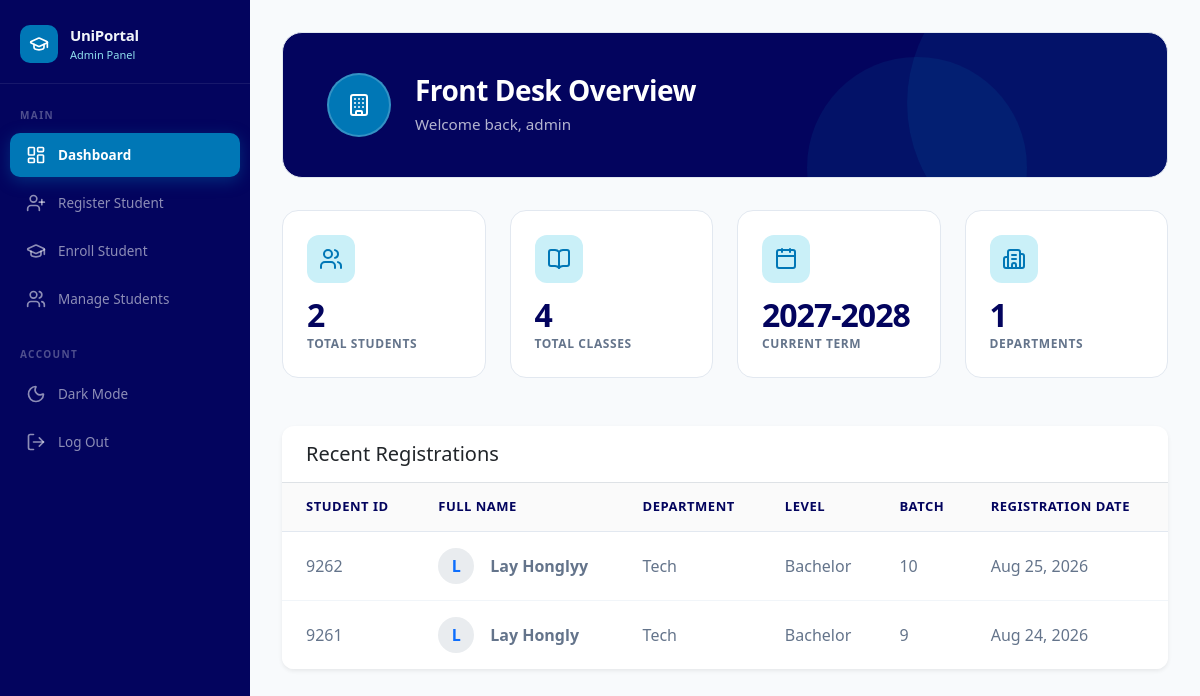
The page /frontdesk/dashboard/ (signed in) on the database as committed earlier.
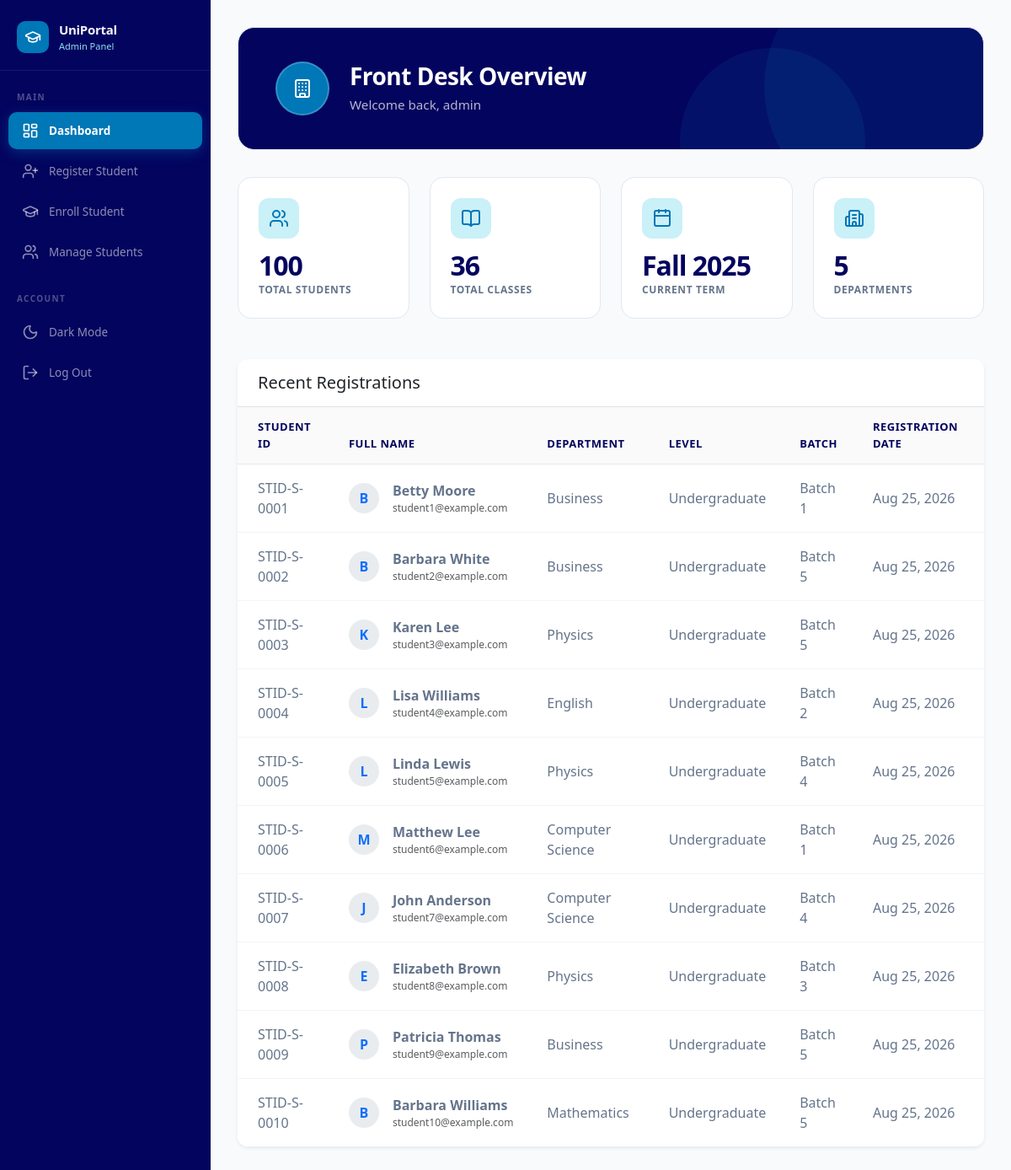
The same page on the database as committed later.
### myapp/models.py (models this page shows, shortened)
class Term(models.Model):
    name = models.CharField(max_length=255)
    start_date = models.DateField(null=True, blank=True)
    end_date = models.DateField(null=True, blank=True)

class Student(models.Model):
    student_id = models.TextField()
    user = models.OneToOneField(settings.AUTH_USER_MODEL, on_delete=models.CASCADE)
    department = models.ForeignKey(Department, on_delete=models.SET_NULL, null=True)
    level = models.CharField(max_length=50)
    created_at = models.DateTimeField(auto_now_add=True)
    batch = models.CharField(max_length=100, null=True, blank=True)

class User(AbstractUser):
    pass

class Department(models.Model):
    name = models.CharField(max_length=255)

### myapp/views.py (the view)
# urls.py: path('frontdesk/dashboard/', views.frontdesk_dashboard, name='frontdesk_dashboard'),
@user_passes_test(is_frontdesk, login_url='/login')
def frontdesk_dashboard(request):
    total_students = Student.objects.count()
    total_classes = Class.objects.count()
    current_term = Term.objects.order_by('-start_date').first()
    total_departments = Department.objects.count()
    recent_students = Student.objects.select_related('user', 'department').order_by('-created_at')[:10]
    context = {
        'total_students': total_students,
        'total_classes': total_classes,
        'current_term': current_term,
        'total_departments': total_departments,
        'recent_students': recent_students,
    }
    return render(request, 'myapp/frontdesk_dashboard.html', context)

### myapp/views.py (called while the page is built)
def is_frontdesk(user):
    return user.is_active and user.is_staff

### myapp/templates/myapp/frontdesk_dashboard.html (shortened to what this page needs)
{% extends 'myapp/base.html' %}
{% load static %}
{% block active_frontdesk_dashboard %}active{% endblock %}
{% block content %}
<div class="hero-banner">
  <div class="d-flex align-items-center gap-4">
    <div class="hero-avatar">
      <i data-lucide="building"></i>
    </div>
    <div>
      <h2>Front Desk Overview</h2>
      <p>Welcome back, {{ user.get_full_name|default:user.username }}</p>
    </div>
  </div>
</div>
<div class="row g-4 mb-5">
  <div class="col-md-3">
    <div class="stat-card stat-blue h-100">
      <div class="stat-icon">
        <i data-lucide="users"></i>
      </div>
      <div class="stat-value">{{ total_students }}</div>
      <div class="stat-label">Total Students</div>
    </div>
  </div>
  <div class="col-md-3">
    <div class="stat-card stat-purple h-100">
      <div class="stat-icon">
        <i data-lucide="book-open"></i>
      </div>
      <div class="stat-value">{{ total_classes }}</div>
      <div class="stat-label">Total Classes</div>
    </div>
  </div>
  <div class="col-md-3">
    <div class="stat-card stat-green h-100">
      <div class="stat-icon">
        <i data-lucide="calendar"></i>
      </div>
      <div class="stat-value">{{ current_term.name|default:"N/A" }}</div>
      <div class="stat-label">Current Term</div>
    </div>
  </div>
  <div class="col-md-3">
    <div class="stat-card stat-blue h-100">
      <div class="stat-icon">
        <i data-lucide="building-2"></i>
      </div>
      <div class="stat-value">{{ total_departments }}</div>
      <div class="stat-label">Departments</div>
    </div>
  </div>
</div>
<div class="card modern-table-card border-0 shadow-sm">
  <div class="card-header bg-transparent border-bottom px-4 py-3">
    <h5 class="mb-0">Recent Registrations</h5>
  </div>
  <div class="card-body p-0">
    <div class="table-responsive">
      <table class="table table-hover modern-table mb-0 align-middle">
        <thead>
          <tr>
            <th class="ps-4">Student ID</th>
            <th>Full Name</th>
            <th>Department</th>
            <th>Level</th>
            <th>Batch</th>
            <th class="pe-4">Registration Date</th>
          </tr>
        </thead>
        <tbody>
          {% for student in recent_students %}
          <tr>
            <td class="ps-4 fw-medium">{{ student.student_id }}</td>
            <td>
                <div class="d-flex align-items-center">
                  <div class="avatar bg-body-secondary text-primary rounded-circle me-3 d-flex justify-content-center align-items-center" style="width:36px;height:36px;font-weight:600;">
                    {{ student.user.first_name|first|default:student.user.username|first|upper }}
                  </div>
                  <div>
                    <div class="fw-bold">{{ student.user.get_full_name|default:student.user.username }}</div>
                    <div class="text-muted" style="font-size:12px;">{{ student.user.email }}</div>
                  </div>
                </div>
            </td>
            <td>{{ student.department.name }}</td>
            <td>{{ student.level }}</td>
            <td>{{ student.batch|default:"-" }}</td>
            <td class="pe-4">{{ student.created_at|date:"M d, Y" }}</td>
          </tr>
          {% endfor %}
        </tbody>
      </table>
    </div>
  </div>
</div>
{% endblock %}

Rows that differ between the two databases and show on the page:
no longer on this page (row edited): Term: name "2027-2028"
removed Student: student_id "9262", user.first_name|first "L", user.get_full_name "Lay Honglyy", department.name "Tech", level "Bachelor", batch "10", created_at "Aug 25, 2026"
removed Student: student_id "9261", user.first_name|first "L", user.get_full_name "Lay Hongly", department.name "Tech", level "Bachelor", batch "9", created_at "Aug 24, 2026"
added Term: name "Fall 2025"
added Student: student_id "STID-S-0001", user.first_name|first "B", user.get_full_name "Betty Moore", user.email "student1@example.com", department.name "Business", level "Undergraduate", batch "Batch 1", created_at "Aug 25, 2026"
added Student: student_id "STID-S-0002", user.first_name|first "B", user.get_full_name "Barbara White", user.email "student2@example.com", department.name "Business", level "Undergraduate", batch "Batch 5", created_at "Aug 25, 2026"
added Student: student_id "STID-S-0003", user.first_name|first "K", user.get_full_name "Karen Lee", user.email "student3@example.com", department.name "Physics", level "Undergraduate", batch "Batch 5", created_at "Aug 25, 2026"
added Student: student_id "STID-S-0004", user.first_name|first "L", user.get_full_name "Lisa Williams", user.email "student4@example.com", department.name "English", level "Undergraduate", batch "Batch 2", created_at "Aug 25, 2026"
added Student: student_id "STID-S-0005", user.first_name|first "L", user.get_full_name "Linda Lewis", user.email "student5@example.com", department.name "Physics", level "Undergraduate", batch "Batch 4", created_at "Aug 25, 2026"
added Student: student_id "STID-S-0006", user.first_name|first "M", user.get_full_name "Matthew Lee", user.email "student6@example.com", department.name "Computer Science", level "Undergraduate", batch "Batch 1", created_at "Aug 25, 2026"
added Student: student_id "STID-S-0007", user.first_name|first "J", user.get_full_name "John Anderson", user.email "student7@example.com", department.name "Computer Science", level "Undergraduate", batch "Batch 4", created_at "Aug 25, 2026"
added Student: student_id "STID-S-0008", user.first_name|first "E", user.get_full_name "Elizabeth Brown", user.email "student8@example.com", department.name "Physics", level "Undergraduate", batch "Batch 3", created_at "Aug 25, 2026"
added Student: student_id "STID-S-0009", user.first_name|first "P", user.get_full_name "Patricia Thomas", user.email "student9@example.com", department.name "Business", level "Undergraduate", batch "Batch 5", created_at "Aug 25, 2026"
added Student: student_id "STID-S-0010", user.first_name|first "B", user.get_full_name "Barbara Williams", user.email "student10@example.com", department.name "Mathematics", level "Undergraduate", batch "Batch 5", created_at "Aug 25, 2026"
Other text that changed with them:
{{ total_students }}: "2" → "100"
{{ total_classes }}: "4" → "36"
{{ total_departments }}: "1" → "5"
